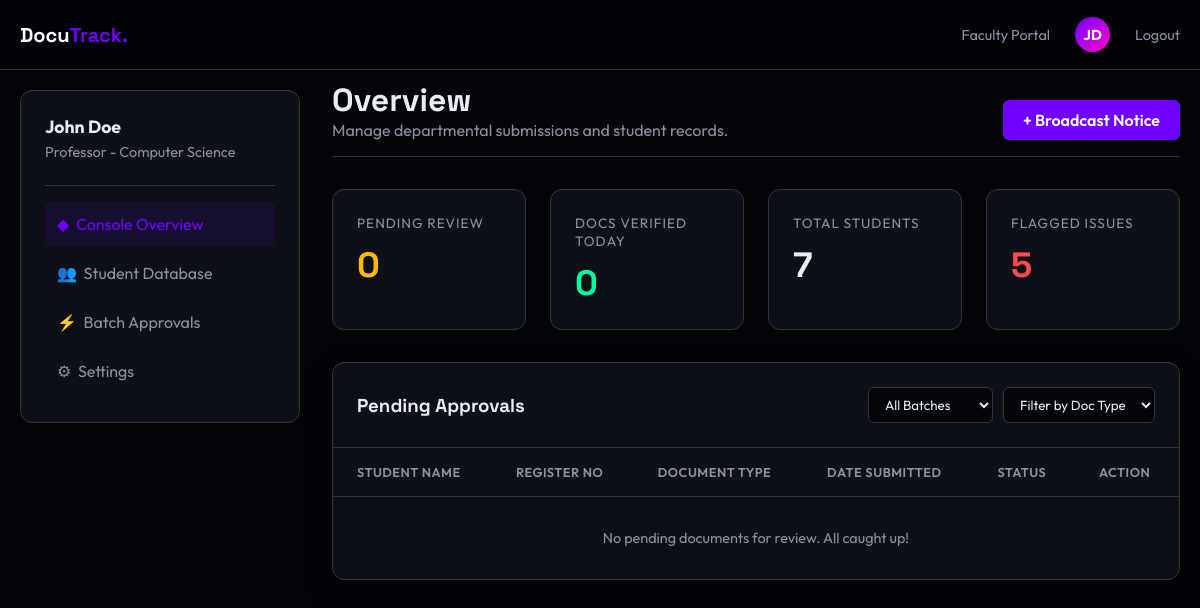
The page /faculty/dashboard/ (signed in) on the database its author committed.
### docutracking/models.py (models this page shows, shortened)
class Faculty(models.Model):
    user = models.OneToOneField(User, on_delete=models.CASCADE, related_name='faculty_profile')
    faculty_id = models.CharField(max_length=20, unique=True)
    department = models.CharField(max_length=100, default='Computer Science')
    designation = models.CharField(max_length=100, default='Professor')

class User(AbstractUser):
    ROLE_CHOICES = (
        ('student', 'Student'),
        ('faculty', 'Faculty'),
    )
    role = models.CharField(max_length=20, choices=ROLE_CHOICES, default='student')
    phone = models.CharField(max_length=20, blank=True)
    official_email = models.EmailField(max_length=254, blank=True, help_text="Official email address for faculty users")
    created_at = models.DateTimeField(auto_now_add=True)
    updated_at = models.DateTimeField(auto_now=True)

### docutracking/views.py (the view)
# urls.py: path('faculty/dashboard/', views.faculty_dashboard_view, name='faculty_dashboard'),
@login_required
def faculty_dashboard_view(request):
    if request.user.role != 'faculty':
        return HttpResponseForbidden("Access denied.")
    try:
        faculty = request.user.faculty_profile
    except Faculty.DoesNotExist:
        faculty = Faculty.objects.create(
            user=request.user,
            faculty_id=request.user.username,
            department='Computer Science',
            designation='Professor'
        )
        messages.info(request, 'Faculty profile was auto-created for you.')
    pending_documents = Document.objects.filter(status='pending').order_by('-submitted_at')
    today = timezone.now().date()
    verified_today = Document.objects.filter(
        status='approved',
        reviewed_at__date=today
    ).count()
    total_students = Student.objects.count()
    flagged_issues = Document.objects.filter(status='rejected').count()
    students = Student.objects.all()
    context = {
        'faculty': faculty,
        'pending_documents': pending_documents,
        'verified_today': verified_today,
        'total_students': total_students,
        'flagged_issues': flagged_issues,
        'students': students,
    }
    return render(request, 'faculty_dashboard.html', context)

### docutrack/templates/faculty_dashboard.html (shortened to what this page needs)
<!DOCTYPE html>
<html lang="en">
<head>
</head>
<body>
    <nav>
        <div class="container nav-inner">
            <a href="{% url 'index' %}" class="logo">Docu<span>Track.</span></a>
            <div class="user-profile">
                <span style="color: var(--text-gray); font-size: 0.9rem; margin-right: 10px;">Faculty Portal</span>
                <div class="user-avatar">{{ faculty.user.first_name.0 }}{{ faculty.user.last_name.0 }}</div>
                <a href="{% url 'logout' %}" style="color: var(--text-gray); margin-left: 10px; text-decoration: none; font-size: 0.9rem;">Logout</a>
            </div>
        </div>
    </nav>
    <div class="container grid-dashboard">
        <aside>
            <div class="sidebar-card">
                <div class="faculty-info">
                    <h3>{{ faculty.user.get_full_name }}</h3>
                    <p>{{ faculty.designation }} - {{ faculty.department }}</p>
                </div>
                <hr style="border: 0; border-top: 1px solid var(--border-color); margin-bottom: 1rem;">
                <a href="{% url 'faculty_dashboard' %}" class="menu-link active">
                    <span>◆</span> &nbsp; Console Overview
                </a>
                <a href="{% url 'faculty_students' %}" class="menu-link">
                    <span>👥</span> &nbsp; Student Database
                </a>
                <a href="{% url 'faculty_batch_approvals' %}" class="menu-link">
                    <span>⚡</span> &nbsp; Batch Approvals
                </a>
                <a href="{% url 'faculty_settings' %}" class="menu-link">
                    <span>⚙</span> &nbsp; Settings
                </a>
            </div>
        </aside>
        <main>
            <div class="welcome-banner">
                <div>
                    <h1 style="font-family: 'Space Grotesk'; font-size: 2rem;">Overview</h1>
                    <p style="color: var(--text-gray);">Manage departmental submissions and student records.</p>
                </div>
                <a href="{% url 'faculty_broadcast' %}" class="btn-broadcast">+ Broadcast Notice</a>
            </div>
            <div class="stats-row">
                <div class="stat-card">
                    <h4>Pending Review</h4>
                    <div class="value" style="color: var(--accent-warning);">{{ pending_documents.count }}</div>
                </div>
                <div class="stat-card">
                    <h4>Docs Verified Today</h4>
                    <div class="value" style="color: var(--accent-success);">{{ verified_today }}</div>
                </div>
                <div class="stat-card">
                    <h4>Total Students</h4>
                    <div class="value">{{ total_students }}</div>
                </div>
                <div class="stat-card">
                    <h4>Flagged Issues</h4>
                    <div class="value" style="color: var(--accent-danger);">{{ flagged_issues }}</div>
                </div>
            </div>
            <div class="table-container">
                <div class="table-header">
                    <h3 style="font-family: 'Space Grotesk';">Pending Approvals</h3>
                    <div style="display: flex; gap: 10px;">
                        <select class="filter-select">
                            <option>All Batches</option>
                        </select>
                        <select class="filter-select">
                            <option>Filter by Doc Type</option>
                        </select>
                    </div>
                </div>
                <table>
                    <thead>
                        <tr>
                            <th>Student Name</th>
                            <th>Register No</th>
                            <th>Document Type</th>
                            <th>Date Submitted</th>
                            <th>Status</th>
                            <th>Action</th>
                        </tr>
                    </thead>
                    <tbody>
                        {% for doc in pending_documents %}
                        <tr>
                            <td>
                                <div style="font-weight: 600;">{{ doc.student.user.get_full_name }}</div>
                                <div style="font-size: 0.8rem; color: var(--text-gray);">{{ doc.student.batch }} Batch</div>
                            </td>
                            <td style="font-family: monospace; color: var(--accent-primary);">{{ doc.student.student_id }}</td>
                            <td>{{ doc.get_category_display }}</td>
                            <td>{{ doc.submitted_at|date:"M d, Y" }}</td>
                            <td><span class="badge badge-pending">Needs Review</span></td>
                            <td>
                                <a href="{% url 'verification_detail' doc.id %}" class="btn-review">Review Doc</a>
                            </td>
                        </tr>
                        {% empty %}
                        <tr>
                            <td colspan="6" style="text-align: center; color: var(--text-gray); padding: 2rem;">
                                No pending documents for review. All caught up!
                            </td>
                        </tr>
                        {% endfor %}
                    </tbody>
                </table>
            </div>
        </main>
    </div>
</body>
</html>

### docutrack/templates/faculty_dashboard.html (style rules this page uses)
:root { --bg-deep: #020408; --bg-panel: #0d1117; --accent-primary: #00f2ff; --accent-secondary: #7000ff; --accent-success: #00ff9d; --accent-warning: #ffb800; --accent-danger: #ff4b4b; --text-white: #e6edf3; --text-gray: #8b949e; --border-color: #30363d; }
* { margin: 0; padding: 0; box-sizing: border-box; }
body { background-color: var(--bg-deep); color: var(--text-white); font-family: 'Outfit', sans-serif; min-height: 100vh; }
.container { max-width: 1400px; margin: 0 auto; padding: 0 20px; }
.grid-dashboard { display: grid; grid-template-columns: 280px 1fr; gap: 2rem; margin-top: 80px; padding-bottom: 2rem; }
nav { position: fixed; top: 0; width: 100%; height: 70px; background: rgba(2, 4, 8, 0.9); backdrop-filter: blur(12px); border-bottom: 1px solid var(--border-color); z-index: 1000; display: flex; align-items: center; }
.nav-inner { display: flex; justify-content: space-between; align-items: center; width: 100%; }
.logo { font-family: 'Space Grotesk'; font-weight: 700; font-size: 1.25rem; color: #fff; text-decoration: none; }
.logo span { color: var(--accent-secondary); }
.user-profile { display: flex; align-items: center; gap: 15px; }
.user-avatar { width: 35px; height: 35px; background: linear-gradient(135deg, var(--accent-secondary), #ff00cc); border-radius: 50%; display: flex; align-items: center; justify-content: center; font-weight: 700; color: #fff; font-size: 0.9rem; }
.sidebar-card { background: var(--bg-panel); border: 1px solid var(--border-color); border-radius: 12px; padding: 1.5rem; height: fit-content; position: sticky; top: 90px; }
.faculty-info h3 { margin-bottom: 5px; font-size: 1.1rem; }
.faculty-info p { color: var(--text-gray); font-size: 0.9rem; margin-bottom: 1.5rem; }
.menu-link { display: flex; align-items: center; padding: 12px; color: var(--text-gray); text-decoration: none; border-radius: 6px; margin-bottom: 5px; transition: all 0.2s; }
.menu-link:hover, .menu-link.active { background: rgba(112, 0, 255, 0.1); color: var(--accent-secondary); }
.welcome-banner { display: flex; justify-content: space-between; align-items: flex-end; margin-bottom: 2rem; border-bottom: 1px solid var(--border-color); padding-bottom: 1rem; }
.stats-row { display: grid; grid-template-columns: repeat(4, 1fr); gap: 1.5rem; margin-bottom: 2rem; }
.stat-card { background: var(--bg-panel); border: 1px solid var(--border-color); padding: 1.5rem; border-radius: 12px; transition: transform 0.2s; }
.stat-card h4 { color: var(--text-gray); font-size: 0.85rem; font-weight: 400; margin-bottom: 10px; text-transform: uppercase; letter-spacing: 1px; }
.stat-card .value { font-size: 2.2rem; font-weight: 700; font-family: 'Space Grotesk'; }
.table-container { background: var(--bg-panel); border: 1px solid var(--border-color); border-radius: 12px; overflow: hidden; box-shadow: 0 10px 30px rgba(0,0,0,0.2); }
.table-header { padding: 1.5rem; border-bottom: 1px solid var(--border-color); display: flex; justify-content: space-between; align-items: center; }
.filter-select { background: #020408; border: 1px solid var(--border-color); color: var(--text-white); padding: 8px 12px; border-radius: 6px; font-family: 'Outfit'; }
table { width: 100%; border-collapse: collapse; }
th { text-align: left; padding: 1rem 1.5rem; color: var(--text-gray); font-weight: 600; font-size: 0.8rem; border-bottom: 1px solid var(--border-color); text-transform: uppercase; letter-spacing: 0.5px; }
td { padding: 1rem 1.5rem; border-bottom: 1px solid rgba(255,255,255,0.05); font-size: 0.9rem; vertical-align: middle; }
tr:last-child td { border-bottom: none; }
.btn-broadcast { background: var(--accent-secondary); color: #fff; border: none; padding: 10px 20px; border-radius: 6px; cursor: pointer; font-weight: 600; text-decoration: none; display: inline-block; }

### rows shown on the page
Faculty: user.first_name.0 "J", user.last_name.0 "D", user.get_full_name "John Doe", designation "Professor", department "Computer Science"

### other values the page prints
{{ pending_documents.count }} "0"
{{ verified_today }} "0"
{{ total_students }} "7"
{{ flagged_issues }} "5"
